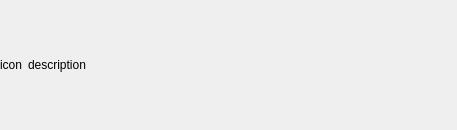
<?xml version="1.0" encoding="UTF-8"?>
<ui version="4.0">
 <class>InfoWidget</class>
 <widget class="QWidget" name="InfoWidget">
  <property name="geometry">
   <rect>
    <x>0</x>
    <y>0</y>
    <width>457</width>
    <height>130</height>
   </rect>
  </property>
  <layout class="QGridLayout" name="gridLayout">
   <property name="margin">
    <number>0</number>
   </property>
   <item row="0" column="0">
    <layout class="QVBoxLayout" name="verticalLayout">
     <item>
      <spacer name="verticalSpacer_2">
       <property name="orientation">
        <enum>Qt::Vertical</enum>
       </property>
       <property name="sizeHint" stdset="0">
        <size>
         <width>20</width>
         <height>40</height>
        </size>
       </property>
      </spacer>
     </item>
     <item>
      <widget class="QLabel" name="iconL">
       <property name="text">
        <string notr="true">icon</string>
       </property>
      </widget>
     </item>
     <item>
      <spacer name="verticalSpacer">
       <property name="orientation">
        <enum>Qt::Vertical</enum>
       </property>
       <property name="sizeHint" stdset="0">
        <size>
         <width>20</width>
         <height>40</height>
        </size>
       </property>
      </spacer>
     </item>
    </layout>
   </item>
   <item row="0" column="1">
    <layout class="QVBoxLayout" name="descriptionLayout">
     <item>
      <widget class="QLabel" name="descriptionL">
       <property name="sizePolicy">
        <sizepolicy hsizetype="Expanding" vsizetype="Preferred">
         <horstretch>0</horstretch>
         <verstretch>0</verstretch>
        </sizepolicy>
       </property>
       <property name="text">
        <string notr="true">description</string>
       </property>
       <property name="wordWrap">
        <bool>true</bool>
       </property>
       <property name="margin">
        <number>5</number>
       </property>
      </widget>
     </item>
    </layout>
   </item>
  </layout>
 </widget>
 <resources/>
 <connections/>
</ui>
